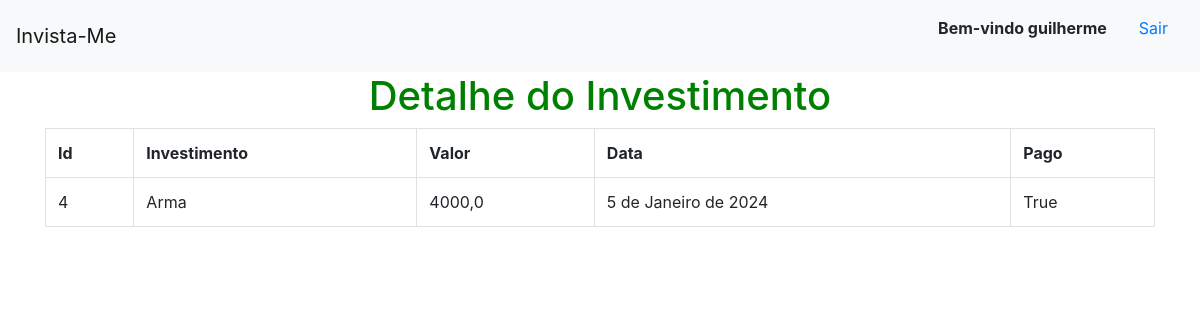
The page //4 (signed in) on the database its author committed.
### invista_eu/models.py (models this page shows)
class Investimentos(models.Model):
    investimento = models.TextField(max_length=255)
    valor = models.FloatField()
    pago = models.BooleanField(default=False)
    data = models.DateField(default=datetime.now)

### invista_eu/views.py (the view)
# urls.py: path('/<int:id_investimento>', views.detalhe, name='detalhe')
@login_required
def detalhe(request,id_investimento):
    dados = {
        'dados': Investimentos.objects.get(pk=id_investimento)
        }
    return render(request,'investimentos/detalhe.html',dados)

### invista_eu/templates/investimentos/detalhe.html
{% extends 'investimentos/base.html' %}
{% block conteudo %}
<h1 style='text-align: center;'><a style='color: green'> Detalhe do Investimento</h1>
<div class="container">
    <table class='table table-hover table-bordered'>
        <tr>
            <th>Id</th>
            <th>Investimento</th>
            <th>Valor</th>
            <th>Data</th>
            <th>Pago</th>
        </tr>
        <tr>
            <td>{{dados.id}}</td>
            <td>{{dados.investimento}}</td>
            <td>{{dados.valor}}</td>
            <td>{{dados.data}}</td>
            <td>{{dados.pago}}</td>
        </tr>
    </table>
</div>
{% endblock %}

### invista_eu/templates/investimentos/base.html (shortened to what this page needs)
<!doctype html>
<html lang="en">
<head>
    <link rel="stylesheet" href="https://cdn.jsdelivr.net/npm/bootstrap@4.6.2/dist/css/bootstrap.min.css"
>
</head>
<body>
    <nav class="navbar navbar-light bg-light">
        <a class="navbar-brand" href="{% url 'pagina_de_investimentos' %}">Invista-Me</a>
        <ul style="list-style: none;">
            {% if user.is_authenticated %}
            <li style="float: left">
                <strong class="nav-item nav-link" >Bem-vindo {{user.get_username}}</strong>
            </li>
            <li style="float: left">
                <a class="nav-item nav-link" href="{% url 'logout' %}">Sair</a>
            </li>
            {% endif %}
        </ul>
    </nav>
    {% block conteudo %}
    {% endblock %}
</body>
</html>

### rows shown on the page
Investimentos: id "4", investimento "Arma", valor "4000,0", data "5 de Janeiro de 2024", pago "True"

### other values the page prints
{{ user.get_username }} "guilherme"
